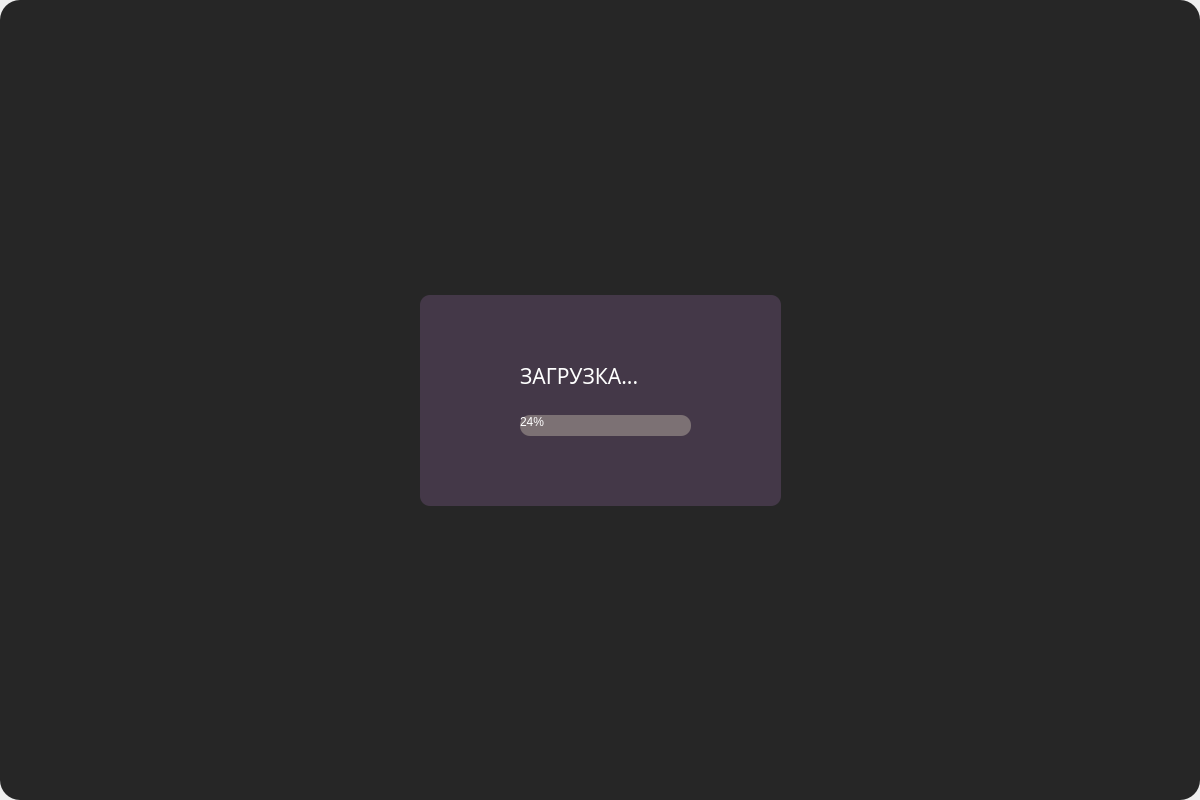
<?xml version="1.0" encoding="UTF-8"?>
<ui version="4.0">
 <class>Form</class>
 <widget class="QWidget" name="Form">
  <property name="geometry">
   <rect>
    <x>0</x>
    <y>0</y>
    <width>1200</width>
    <height>800</height>
   </rect>
  </property>
  <property name="windowTitle">
   <string>Form</string>
  </property>
  <widget class="QLabel" name="main">
   <property name="geometry">
    <rect>
     <x>0</x>
     <y>0</y>
     <width>1200</width>
     <height>800</height>
    </rect>
   </property>
   <property name="cursor">
    <cursorShape>ArrowCursor</cursorShape>
   </property>
   <property name="styleSheet">
    <string notr="true">border-radius: 20px;
background-color: rgb(38, 38, 38);</string>
   </property>
   <property name="text">
    <string/>
   </property>
  </widget>
  <widget class="QFrame" name="frame">
   <property name="geometry">
    <rect>
     <x>420</x>
     <y>295</y>
     <width>361</width>
     <height>211</height>
    </rect>
   </property>
   <property name="styleSheet">
    <string notr="true">border-radius: 10px;
background-color: rgb(68, 56, 72);</string>
   </property>
   <property name="frameShape">
    <enum>QFrame::StyledPanel</enum>
   </property>
   <property name="frameShadow">
    <enum>QFrame::Raised</enum>
   </property>
   <widget class="QLabel" name="label">
    <property name="geometry">
     <rect>
      <x>100</x>
      <y>70</y>
      <width>171</width>
      <height>21</height>
     </rect>
    </property>
    <property name="font">
     <font>
      <family>Eternal Logo</family>
      <pointsize>16</pointsize>
     </font>
    </property>
    <property name="styleSheet">
     <string notr="true">color: rgb(255, 255, 255);</string>
    </property>
    <property name="text">
     <string>ЗАГРУЗКА...</string>
    </property>
   </widget>
   <widget class="QProgressBar" name="loadBar">
    <property name="geometry">
     <rect>
      <x>100</x>
      <y>120</y>
      <width>171</width>
      <height>21</height>
     </rect>
    </property>
    <property name="styleSheet">
     <string notr="true">QProgressBar{
	background-color: rgb(124, 113, 116);
	border-radius: 10px;
	color: white;
}
QProgressBar::chunk{ 
	border-radius: 10px;
	background-color: qlineargradient(spread:pad, x1:0, y1:0, x2:1, y2:1, stop:0 			rgba(174, 82, 194, 255), stop: 1 rgba(111, 109, 174, 255));
	background-color: qlineargradient(spread:pad, x1:0, y1:0, x2:1, y2:0, stop:0 			rgba(201, 87, 149, 255), stop: 1 rgba(179, 65, 244, 255));
}</string>
    </property>
    <property name="value">
     <number>24</number>
    </property>
   </widget>
  </widget>
 </widget>
 <resources/>
 <connections/>
</ui>
